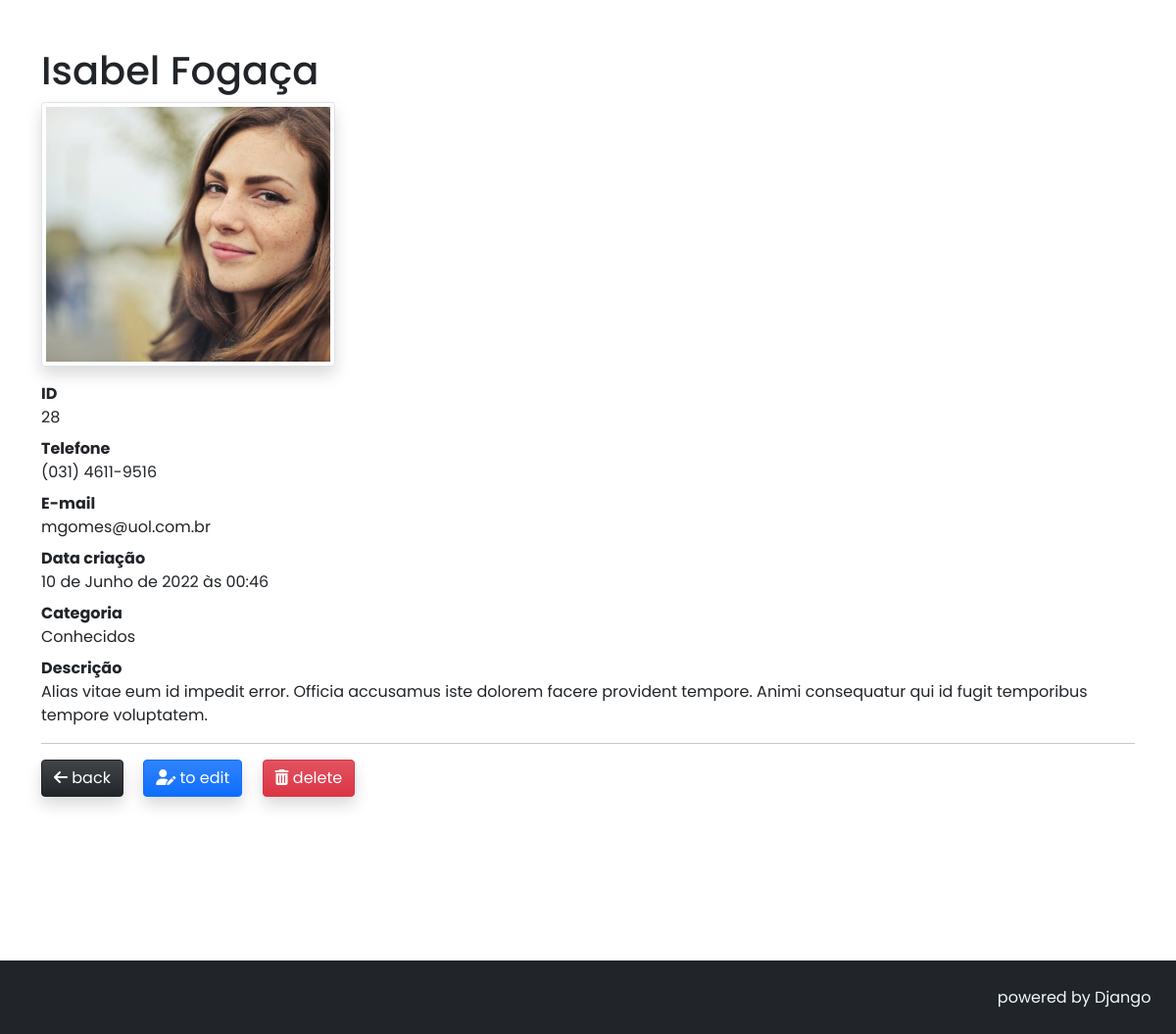
Page /agenda/contato/28/ on the committed database.
### agenda/models.py (models this page shows, shortened)
class Contact(models.Model):
    first_name = models.CharField(max_length=30)
    last_name = models.CharField(max_length=30, blank=True, null=True)
    telephone = models.CharField(max_length=20)
    email = models.CharField(max_length=255, blank=True, null=True)
    created_in = models.DateTimeField(auto_now_add=True)
    description = models.TextField(blank=True, null=True)
    category = models.ForeignKey(
        Category, on_delete=models.SET_NULL, null=True, blank=True
    )
    profile_picture = models.ImageField(
        blank=True,
        upload_to='agenda/img/%Y/%m/%d'
    )
    to_show = models.BooleanField(default=True)

class Category(models.Model):
    name = models.CharField(max_length=60)
    def __str__(self):
        return self.name

### agenda/views.py (the view)
# urls.py: path('agenda/contato/<int:id_contact>/', views.contact, name='contact'),
def contact(request, id_contact):
    contact = get_object_or_404(Contact, id=id_contact)
    form = NewContactForm(instance=contact)
    return render(request, 'agenda/pages/contact.html', context={
            'contact': contact,
            'form': form
        }
    )

### agenda/templates/agenda/pages/contact.html (shortened to what this page needs)
{% extends 'global/base.html' %}
{% block content %}
<div class="container">
    <div class="row">
        <div class="col-lg-12">
            <div class="contact-name">
                <h1 class="mt-5">{{ contact.first_name | title }} {{ contact.last_name | title }}</h1>
            </div>
            {% if contact.profile_picture %}
                <img src="{{ contact.profile_picture.url }}" class="img-thumbnail image-profile rounded shadow mb-3" alt="image contact profile">
            {% endif %}
            <dl>
                <dt>ID</dt>
                <dd>{{ contact.id }}</dd>
                <dt>Telefone</dt>
                <dd>{{ contact.telephone }}</dd>
                <dt>E-mail</dt>
                <dd>{{ contact.email }}</dd>
                <dt>Data criação</dt>
                <dd>{{ contact.created_in }}</dd>
                <dt>Categoria</dt>
                <dd>{{ contact.category }}</dd>
                <dt>Descrição</dt>
                <dd>{{ contact.description | capfirst }}</dd>
                <dt>
                    <hr class="border-3 opacity-75">
                </dt>
                <dd>
                    <a class="btn btn-dark bg-gradient shadow" href="{% url 'agenda:home' %}" >
                        <i class="text-white fa-solid fa-arrow-left"></i>
                        <span class="text-white">back</span>
                    </a>
                    <button type="button" class="ms-3 btn btn-primary bg-gradient shadow" data-bs-toggle="modal" href="#exampleModalToggle" role="button">
                        <i class="text-dank fa-solid fa-user-pen"></i>
                        <span class="text-white">to edit</span>
                    </button>
                    <button type="button" class="btn btn-danger ms-3 bg-gradient shadow" data-bs-toggle="modal" data-bs-target="#exampleModal">
                        <i class="text-white fa-solid fa-trash-can"></i>
                        <span class="text-white">delete</span>
                    </button>
                </dd>
            </dl>
        </div>
    </div>
</div>
{% endblock content %}
{% block footer %}
<footer>
    <span>powered by Django</span>
</footer>
{% endblock footer %}

### base_static/global/css/style.css (style rules this page uses)
* { font-family: 'Poppins', sans-serif; font-weight: 400; }
footer { padding: 1.6rem; color:#f0f9ff; background-color: #212529; display: flex; justify-content: flex-end; position: relative; bottom: -151px; z-index: 10000; width: 100%; }

### agenda/static/agenda/css/agenda.css (style rules this page uses)
.image-profile { width: 300px; height: 270px; object-fit: cover; }

### rows in the picture
Contact: first_name "Isabel", last_name "Fogaça", profile_picture (picture), id "28", telephone "(031) 4611-9516", email "mgomes@uol.com.br", created_in "10 de Junho de 2022 às 00:46", category "Conhecidos", description "Alias vitae eum id impedit error. Officia accusamus iste dolorem facere provident tempore. Animi consequatur qui id fugit temporibus tempore voluptatem."
